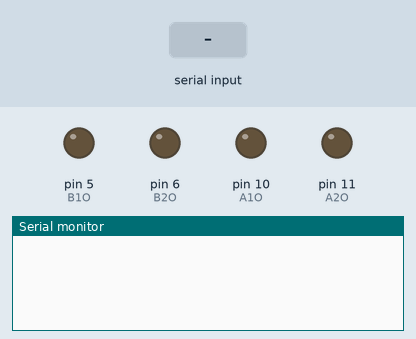
This sketch was run on a simulated Arduino Uno, built with avr-gcc and run on an emulated ATmega328P. Parts: output pins drawn as LEDs (lit = HIGH), the last lines printed to the serial monitor. Inputs (shaded band) come from the test bench.

Above: at 1.2 s.
1.3 s: "," received over the second serial link
15.3 s: "]" received over the second serial link
At 15.3 s:
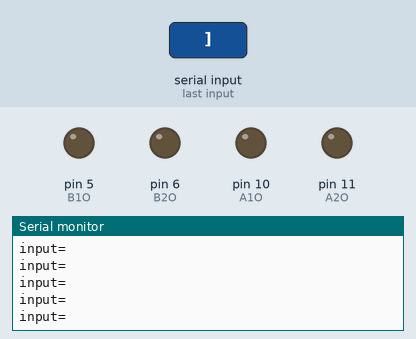
26.5 s: "[" received over the second serial link
At 40.0 s:
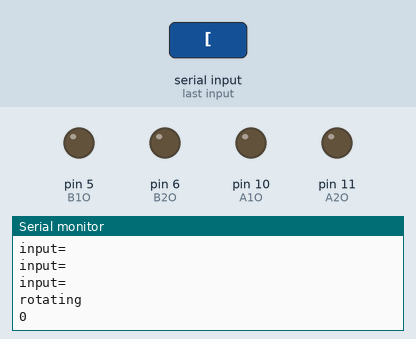

The sketch:

Sphere_control.ino
```cpp
#include <AltSoftSerial.h>

//#include <SoftwareSerial.h>

AltSoftSerial altser;
//SoftwareSerial ESP_Serial(3,2);

String payload;

int A1O = 10;
int A2O = 11;
int B1O = 5;
int B2O = 6;

  //ATR
  //ADL
  //ADE
  //AIZ
  //IZQ
  //DER
  //DDE
  //DIZ

String movements[]={"ATR","ADL","ADE","AIZ","IZQ","DER","DDE","DIZ"};
int keys[]={0,1,2,3,4,5,6,7};
//{"ATR","ADL","ADE","AIZ","IZQ","DER","DDE","DIZ"}
//{0,1,2,3,4,5,6,7}
String arrayOut[20];


bool actionFlag = false;

int speed = 153;
int currentAngle =0;

int direcc;


int setAngle(int angle)
{
  int neededAngle = angle;

  int angleAmount = neededAngle - currentAngle;


  rotate(angleAmount);
    return 1;
}


int rotate(int angleAmount){


  Serial.println("rotating");
  Serial.println( angleAmount);

  if(angleAmount < 0 && currentAngle>0){
    //rotates left
    analogWrite(A1O,0);
    analogWrite(A2O,speed);
    analogWrite(B1O,speed);
    analogWrite(B2O,0);
    delay(300*((-angleAmount)/45));
    currentAngle =currentAngle+angleAmount;

  }
  if(angleAmount > 0 && currentAngle < 145){
    //rotates right
    analogWrite(A1O,speed);
    analogWrite(A2O,0);
    analogWrite(B1O,0);
    analogWrite(B2O,speed);
    delay(300*(angleAmount/45));
    currentAngle += angleAmount;

  }

  return 1;

}

int getMoveKey(String moveInput)
{

  for(int i=0;i<8;i++){
    if(moveInput == movements[i]){
      return keys[i];
      break;
    }

  }
  return 9;
}


int waitForInput()
{
  if(altser.available()>0){
    while(altser.available()>0){

      char c = altser.read();
    payload.concat(c);
  }
   Serial.println(payload);

  String breakPay;
  int x = 0;

  for(int i =1; i<60;i++){

    if(!(payload[i]== ',' or payload[i]== '.' or payload[i]== ']'  or payload[i]== '[')){

         breakPay.concat(payload[i]);
      }
      //Serial.println(breakPay);
    else{
      //Serial.println(breakPay);
      arrayOut[x] = breakPay;
      x += 1;
      breakPay.remove(0);
      //Serial.println("cleaned String");
    }
    }

   actionFlag = true;

}else{
  delay(15000);
}

}


void setup() {
  // put your setup code here, to run once:


  pinMode(A1O,OUTPUT);
  pinMode(A2O,OUTPUT);
  pinMode(B1O,OUTPUT);
  pinMode(B2O,OUTPUT);

  digitalWrite(B1O,LOW);
  digitalWrite(B2O,LOW);
  digitalWrite(A1O,LOW);
  digitalWrite(A2O,LOW);

  Serial.begin(9600);
  altser.begin(115200);
   //ESP_Serial.begin(9600);

}

void loop() {
  // put your main code here, to run repeatedly:


  if (actionFlag)
  {


    for(int i=0;i<20;i++) //size of inputs is the ammount of strings * 6, why? idk
    {

            Serial.print("input=  ");
            Serial.println(arrayOut[i]);
//            Serial.print("moveKey=  ");
//            Serial.println(getMoveKey(arrayOut[i]));

       switch(getMoveKey(arrayOut[i]))
       {


        case 0:
          {

            setAngle(0);
            analogWrite(A1O,0);
            analogWrite(A2O,speed);
            analogWrite(B1O,0);
            analogWrite(B2O,speed);
            delay(210);

          break;
         };
         case 1:
          {


            setAngle(0);
            analogWrite(A1O,speed);
            analogWrite(A2O,0);
            analogWrite(B1O,speed);
            analogWrite(B2O,0);
            delay(210);

          break;
          };
          case 2:
          {

            setAngle(45);
            analogWrite(A1O,speed);
            analogWrite(A2O,0);
            analogWrite(B1O,speed);
            analogWrite(B2O,0);
            delay(210);

          break;
         };
          case 3:
          {

            setAngle(145);
            analogWrite(A1O,0);
            analogWrite(A2O,speed);
            analogWrite(B1O,0);
            analogWrite(B2O,speed);
            delay(210);

          break;
         };
         case 4:
          {

            setAngle(90);
            analogWrite(A1O,0);
            analogWrite(A2O,speed);
            analogWrite(B1O,0);
            analogWrite(B2O,speed);
            delay(210);

          break;
         };
         case 5:
          {

            setAngle(90);
            analogWrite(A1O,speed);
            analogWrite(A2O,0);
            analogWrite(B1O,speed);
            analogWrite(B2O,0);
            delay(210);

          break;
         };
         case 6:
          {

            setAngle(145);
            analogWrite(A1O,speed);
            analogWrite(A2O,0);
            analogWrite(B1O,speed);
            analogWrite(B2O,0);
            delay(210);

          break;
         };
         case 7:
          {

            setAngle(45);
            analogWrite(A1O,0);
            analogWrite(A2O,speed);
            analogWrite(B1O,0);
            analogWrite(B2O,speed);
            delay(210);

          break;
         };
         default:
         break;
         //Serial.println("Case error!");
      }
    }
    analogWrite(B1O,0);
        analogWrite(B2O,0);
        analogWrite(A1O,0);
        analogWrite(A2O,0);
    delay(3000);
    setAngle(0);
    actionFlag = false;
  }


else{
        analogWrite(B1O,0);
        analogWrite(B2O,0);
        analogWrite(A1O,0);
        analogWrite(A2O,0);
    waitForInput();

    }
}
```

Measured:
- after the input at 26.5 s, the serial monitor: prints a new line after 9.8 s (image 2)
